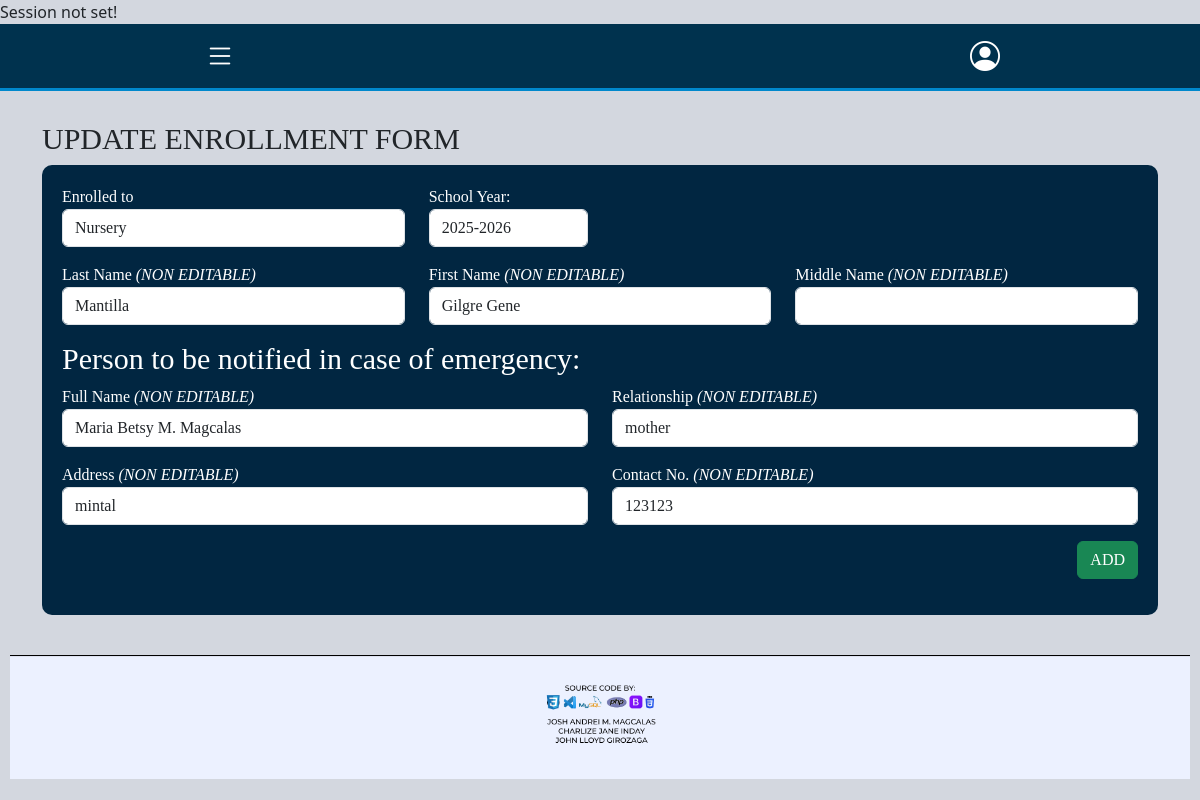
The page /website/add-enrollment-form.php?student_id=1 on the database as committed earlier.
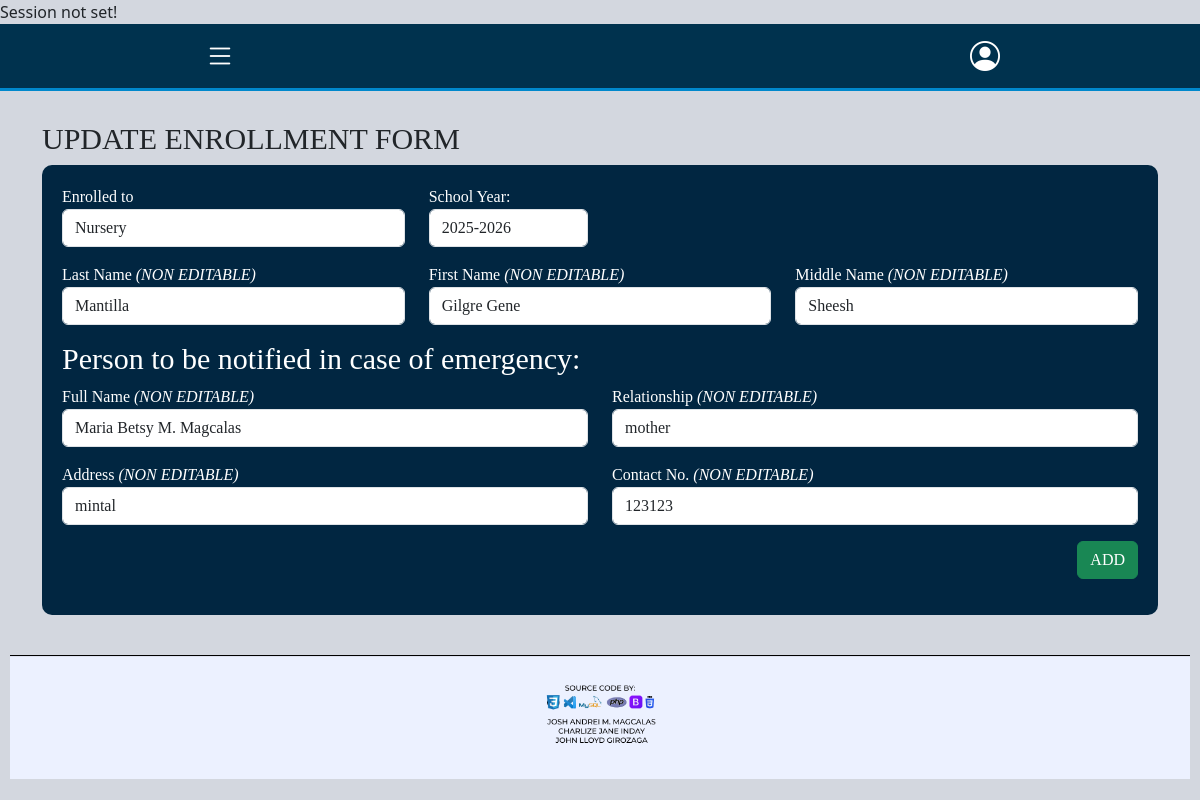
The same page on the database as committed later.
### tables this page shows
CREATE TABLE `tbl_student_info` (
  `student_id` int(11) NOT NULL,
  `enroll_category` enum('Nursery','Kindergarten_1','Kindergarten_2') DEFAULT NULL,
  `schoolyear` varchar(10) DEFAULT NULL,
  `last_name` varchar(50) NOT NULL,
  `first_name` varchar(100) NOT NULL,
  `middle_name` varchar(50) DEFAULT NULL,
  `street` text NOT NULL,
  `city` varchar(50) DEFAULT NULL,
  `zip_code` int(4) NOT NULL,
  `birthdate` date NOT NULL,
  `sex` enum('Male','Female') NOT NULL,
  `parent1` varchar(50) DEFAULT NULL,
  `parent1_contact` int(12) DEFAULT NULL,
  `parent2` varchar(50) DEFAULT NULL,
  `parent2_contact` int(12) DEFAULT NULL,
  `emergency_fullname` varchar(50) NOT NULL,
  `emergency_relationship` enum('mother','father','guardian','others') NOT NULL,
  `emergency_address` text NOT NULL,
  `emergency_contact_no` int(12) NOT NULL,
  `created_by` int(11) DEFAULT NULL,
  `date_created` timestamp NOT NULL DEFAULT current_timestamp(),
  `updated_by` int(11) DEFAULT NULL,
  `date_updated` timestamp NOT NULL DEFAULT current_timestamp(),
  `isactive` tinyint(1) NOT NULL
);

### website/add-enrollment-form.php (the view, shortened to what the changed rows need)
<?php
include "../database/dbconnect.php";
if(isset($_GET["student_id"])){
    $student_id = $_GET["student_id"];
    $stmt = $conn->prepare("	SELECT
                                        enroll_category,
                                        schoolyear,
                                        last_name,
                                        first_name,
                                        middle_name,
                                        emergency_fullname,
                                        emergency_relationship,
                                        emergency_address,
                                        emergency_contact_no
                                    FROM
                                        tbl_student_info
                                    WHERE
                                        isactive = 1
                                    AND
                                        student_id = ?;");
    $stmt->bind_param("i", $student_id);
    $stmt->execute();
    $result = $stmt->get_result();
    if ($result->num_rows > 0) {
        $row = $result->fetch_assoc();
    } else {
        die("Student not found!");
    }
} else {
    die("Invalid request!");
}
$enroll_category = $row["enroll_category"];
$schoolyear = $row["schoolyear"];
$last_name = $row["last_name"];
$first_name = $row["first_name"];
$middle_name = $row["middle_name"];
$emergency_fullname = $row["emergency_fullname"];
$emergency_relationship = $row["emergency_relationship"];
$emergency_address = $row["emergency_address"];
$emergency_contact_no = $row["emergency_contact_no"];
?>
<!DOCTYPE html>
<html lang="en">
<head>
    <link rel="stylesheet" href="../style/add-enrollment-form-style.css">
    <link rel="stylesheet" href="/bootstrap/css/bootstrap.css">
    <link href="https://cdn.jsdelivr.net/npm/bootstrap@5.3.2/dist/css/bootstrap.min.css" rel="stylesheet">
    <link href="https://cdn.jsdelivr.net/npm/bootstrap-icons/font/bootstrap-icons.css" rel="stylesheet">
    <link rel="stylesheet" href="https://cdnjs.cloudflare.com/ajax/libs/font-awesome/6.7.2/css/all.min.css">
</head>
<body>
    <div class="container">
        <h2 class="text-align">UPDATE ENROLLMENT FORM</h2>
        <div class="form-container">
            <form method="POST" action="../database/db_add_enrollment.php">
                <div class="row mb-3">
                    <div class="col-4">
                    <label>Enrolled to</label>
                        <select class="form-control" id="enroll_category" name="enroll_category">
                            <option value="Nursery" <?= ($enroll_category == "Nursery") ? 'selected' : ''; ?>>Nursery</option>
                        </select>
                    </div>
                    <div class="col-2">
                        <label>School Year:</label>
                        <input type="text" class="form-control" id="schoolyear" name="schoolyear" value="<?php echo $schoolyear; ?>">
                    </div>
                </div>
                <div class="row mb-3">
                    <div class="col">
                        <label>Last Name <i>(NON EDITABLE)</i></label>
                        <input type="text" class="form-control" id="last_name" name="last_name" value="<?php echo $last_name; ?>" readonly>
                    </div>
                    <div class="col">
                        <label>First Name <i>(NON EDITABLE)</i></label>
                        <input type="text" class="form-control" id="first_name" name="first_name" value="<?php echo $first_name; ?>" readonly>
                    </div>
                    <div class="col">
                        <label>Middle Name <i>(NON EDITABLE)</i></label>
                        <input type="text" class="form-control" id="middle_name" name="middle_name" value="<?php echo $middle_name; ?>" readonly>
                    </div>
                </div>
                <div class="row mb-3">
                    <div class="col">
                        <label>Full Name <i>(NON EDITABLE)</i></label>
                        <input type="text" class="form-control" id="emergency_fullname" name="emergency_fullname" value="<?php echo $emergency_fullname; ?>" readonly>
                    </div>
                    <div class="col">
                        <label>Relationship <i>(NON EDITABLE)</i></label>
                        <input type="text" class="form-control" id="emergency_relationship" name="emergency_relationship" value="<?php echo $emergency_relationship; ?>" readonly>
                    </div>
                </div>
                <div class="row mb-3">
                    <div class="col">
                        <label>Address <i>(NON EDITABLE)</i></label>
                        <input type="text" class="form-control" id="emergency_address" name="emergency_address" value="<?php echo $emergency_address; ?>" readonly>
                    </div>
                    <div class="col">
                        <label>Contact No. <i>(NON EDITABLE)</i></label>
                        <input type="text" class="form-control" id="emergency_contact_no" name="emergency_contact_no" value="<?php echo $emergency_contact_no; ?>" readonly>
                    </div>
                </div>
            </form>
        </div>
    </div>
</body>
</html>

Rows that differ between the two databases and show on the page:
changed tbl_student_info "Nursery": middle_name (not shown) → "Sheesh"
